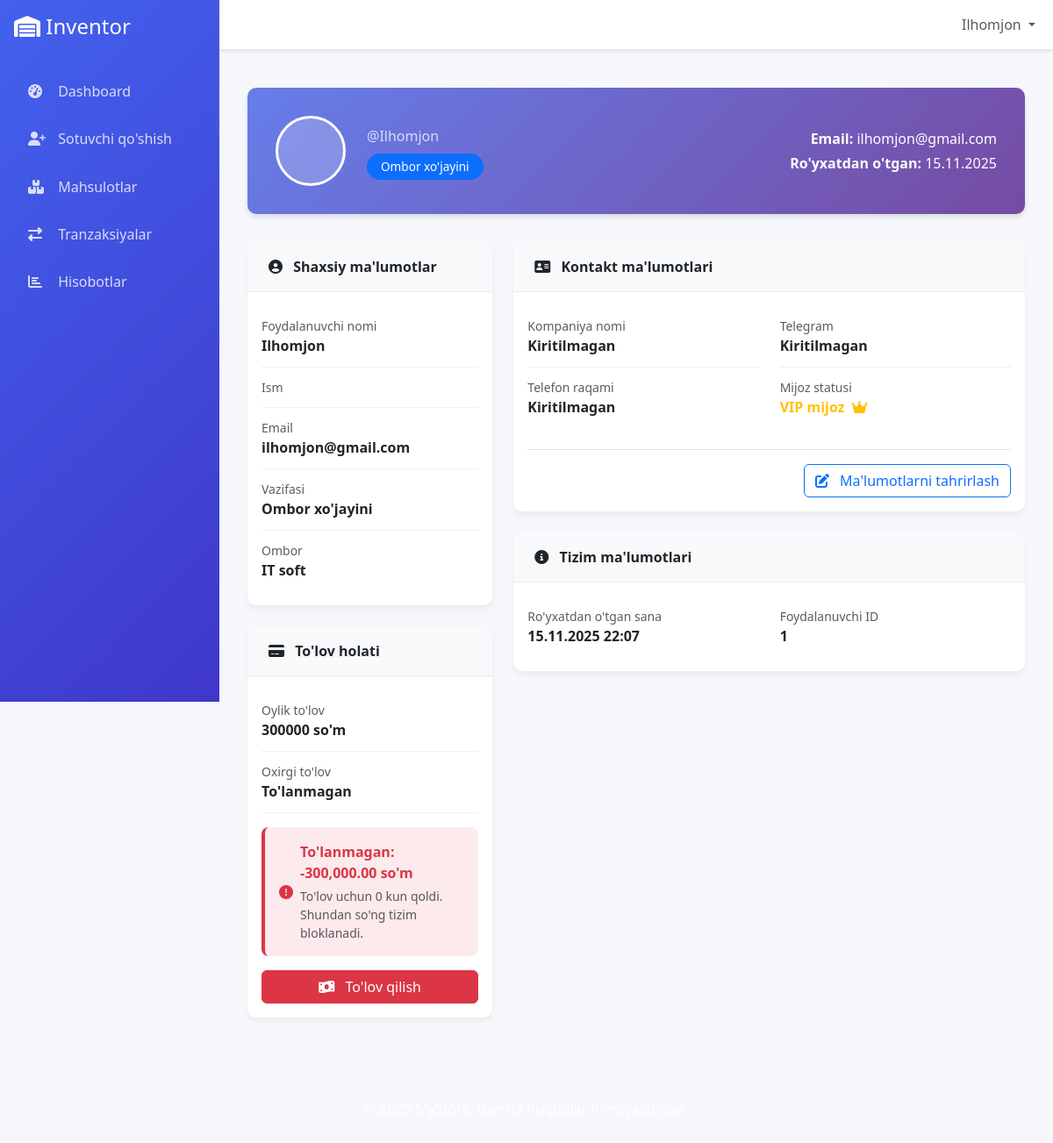
The app's page /profile/ (signed in), older data.
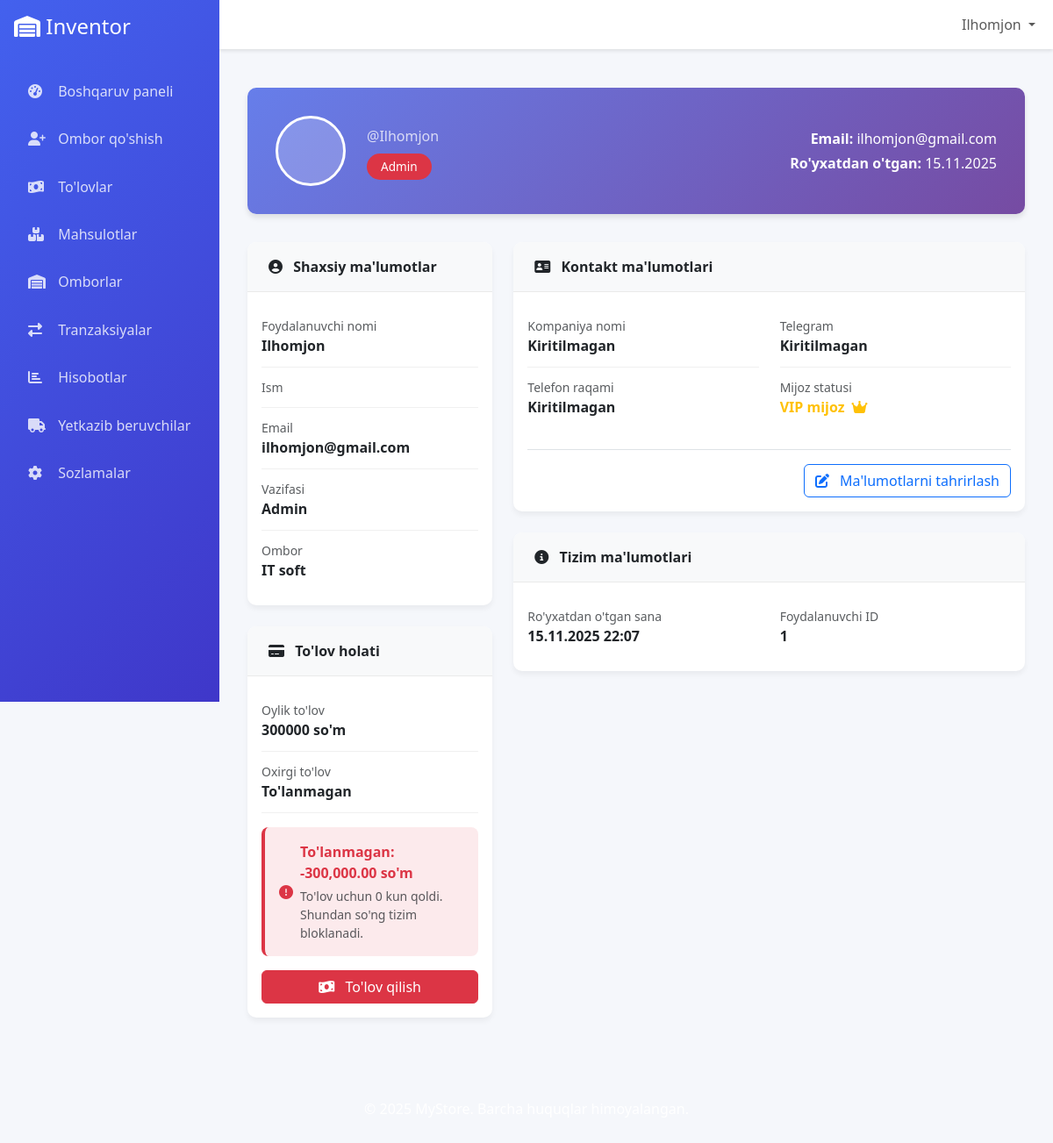
The same page, newer data.
### users/models.py (models this page shows, shortened)
class UserRole(models.Model):
    ROLE_CHOICES = (
        ('ADMIN', 'Admin'),
        ('WAREHOUSE_MANAGER', 'Ombor xo\'jayini'),
        ('SELLER', 'Sotuvchi'),
    )
    user = models.OneToOneField(User, on_delete=models.CASCADE)
    role = models.CharField(max_length=20, choices=ROLE_CHOICES)
    warehouse = models.ForeignKey('inventor.Warehouse', on_delete=models.CASCADE, null=True, blank=True)
    created_at = models.DateTimeField(auto_now_add=True)

class UserProfile(models.Model):
    user = models.OneToOneField(User, on_delete=models.CASCADE)
    company_name = models.CharField(max_length=200, blank=True)
    phone = models.CharField(max_length=20, blank=True)
    telegram = models.CharField(max_length=100, blank=True)
    is_vip = models.BooleanField(default=False)
    monthly_payment = models.DecimalField(max_digits=10, decimal_places=2, default=300000)
    last_payment_date = models.DateTimeField(null=True, blank=True)
    is_blocked = models.BooleanField(default=False)
    created_at = models.DateTimeField(auto_now_add=True)
    def is_payment_due(self):
        if not self.last_payment_date:
            return True
        return timezone.now() > self.last_payment_date + timedelta(days=31)
    def days_until_block(self):
        if not self.last_payment_date:
            return 0
        days_passed = (timezone.now() - self.last_payment_date).days
        return max(0, 33 - days_passed)
    def get_payment_status(self):
        if self.is_payment_due():
            return {
                'status': 'due',
                'message': f"To'lanmagan: -{self.monthly_payment:,} so'm",
                'amount_due': -self.monthly_payment
            }
        else:
            return {
                'status': 'paid',
                'message': f"To'langan: 0 so'm",
                'amount_due': 0
            }

### inventor/models.py (models this page shows, shortened)
class Warehouse(models.Model):
    name = models.CharField(max_length=100)
    location = models.CharField(max_length=200)
    created_at = models.DateTimeField(auto_now_add=True)

### users/views.py (the view)
# urls.py: path('profile/', views.profile_view, name='profile'),
@login_required
def profile_view(request):
    try:
        profile = UserProfile.objects.get(user=request.user)
        role = UserRole.objects.get(user=request.user)
        payment_status = profile.get_payment_status()
        debts = []
        if role.role == 'SELLER':
            debts = Debt.objects.filter(
                seller=request.user,
                status__in=['PENDING', 'PARTIAL']
            ).select_related('product') # Optimizing query to get product name
    except UserProfile.DoesNotExist:
        profile = None
        payment_status = {'status': 'error', 'message': "Profil topilmadi."}
        debts = []
    except UserRole.DoesNotExist:
        role = None
    context = {
        'user': request.user,
        'profile': profile,
        'role': role,
        'payment_status': payment_status,
        'debts': debts,
    }
    return render(request, 'users/profile.html', context)

### templates/users/profile.html (shortened to what this page needs)
{% extends 'base.html' %}
{% block content %}
<div class="container-fluid py-4">
    <div class="profile-header">
        <div class="row align-items-center">
            <div class="col-md-8">
                <div class="d-flex align-items-center">
                    <div class="user-avatar-large me-4">
                    </div>
                    <div>
                        <p class="mb-0 opacity-75">@{{ user.username }}</p>
                        {% if role %}
                        <span class="badge status-badge mt-2
                            {% if role.role == 'ADMIN' %}bg-danger
                            {% elif role.role == 'WAREHOUSE_MANAGER' %}bg-primary
                            {% else %}bg-success{% endif %}">
                            {{ role.get_role_display }}
                        </span>
                        {% endif %}
                    </div>
                </div>
            </div>
            <div class="col-md-4 text-md-end">
                <p class="mb-1"><strong>Email:</strong> {{ user.email }}</p>
                {% if role %}
                <p class="mb-0"><strong>Ro'yxatdan o'tgan:</strong> {{ role.created_at|date:"d.m.Y" }}</p>
                {% endif %}
            </div>
        </div>
    </div>
    <div class="row">
        <div class="col-lg-4">
            <div class="card card-profile">
                <div class="card-header card-header-custom">
                    <i class="fas fa-user-circle me-2"></i> Shaxsiy ma'lumotlar
                </div>
                <div class="card-body">
                    <div class="info-item">
                        <div class="text-muted small">Foydalanuvchi nomi</div>
                        <div class="fw-bold">{{ user.username }}</div>
                    </div>
                    <div class="info-item">
                        <div class="text-muted small">Ism</div>
                    </div>
                    <div class="info-item">
                        <div class="text-muted small">Email</div>
                        <div class="fw-bold">{{ user.email }}</div>
                    </div>
                    {% if role %}
                    <div class="info-item">
                        <div class="text-muted small">Vazifasi</div>
                        <div class="fw-bold">{{ role.get_role_display }}</div>
                    </div>
                    {% if role.warehouse %}
                    <div class="info-item">
                        <div class="text-muted small">Ombor</div>
                        <div class="fw-bold">{{ role.warehouse.name }}</div>
                    </div>
                    {% endif %}
                    {% endif %}
                </div>
            </div>
            {% if profile %}
            <div class="card card-profile">
                <div class="card-header card-header-custom">
                    <i class="fas fa-credit-card me-2"></i> To'lov holati
                </div>
                <div class="card-body">
                    <div class="info-item">
                        <div class="text-muted small">Oylik to'lov</div>
                        <div class="fw-bold">{{ profile.monthly_payment|floatformat:0|default:"Noma'lum" }} so'm</div>
                    </div>
                    <div class="info-item">
                        <div class="text-muted small">Oxirgi to'lov</div>
                        <div class="fw-bold">{{ profile.last_payment_date|date:"d.m.Y"|default:"To'lanmagan" }}</div>
                    </div>
                    <div class="payment-status mt-3
                        {% if payment_status.status == 'due' %}bg-danger bg-opacity-10 border-danger
                        {% else %}bg-success bg-opacity-10 border-success{% endif %}">
                        <div class="d-flex align-items-center">
                            <i class="fas
                                {% if payment_status.status == 'due' %}fa-exclamation-circle text-danger
                                {% else %}fa-check-circle text-success{% endif %} me-2"></i>
                            <div>
                                <p class="fw-bold mb-1
                                    {% if payment_status.status == 'due' %}text-danger
                                    {% else %}text-success{% endif %}">
                                    {{ payment_status.message }}
                                </p>
                                {% if payment_status.status == 'due' %}
                                {% with days_left=profile.days_until_block %}
                                <p class="small mb-0 text-muted">
                                    To'lov uchun {{ days_left }} kun qoldi. Shundan so'ng tizim bloklanadi.
                                </p>
                                {% endwith %}
                                {% endif %}
                            </div>
                        </div>
                    </div>
                    {% if payment_status.status == 'due' %}
                    <button class="btn btn-danger w-100 mt-3">
                        <i class="fas fa-money-bill-wave me-2"></i> To'lov qilish
                    </button>
                    {% endif %}
                </div>
            </div>
            {% endif %}
        </div>
        <div class="col-lg-8">
            {% if profile %}
            <div class="card card-profile mb-4">
                <div class="card-header card-header-custom">
                    <i class="fas fa-address-card me-2"></i> Kontakt ma'lumotlari
                </div>
                <div class="card-body">
                    <div class="row">
                        <div class="col-md-6">
                            <div class="info-item">
                                <div class="text-muted small">Kompaniya nomi</div>
                                <div class="fw-bold">{{ profile.company_name|default:"Kiritilmagan" }}</div>
                            </div>
                            <div class="info-item">
                                <div class="text-muted small">Telefon raqami</div>
                                <div class="fw-bold">{{ profile.phone|default:"Kiritilmagan" }}</div>
                            </div>
                        </div>
                        <div class="col-md-6">
                            <div class="info-item">
                                <div class="text-muted small">Telegram</div>
                                <div class="fw-bold">{{ profile.telegram|default:"Kiritilmagan" }}</div>
                            </div>
                            <div class="info-item">
                                <div class="text-muted small">Mijoz statusi</div>
                                <div class="d-flex align-items-center">
                                    <span class="fw-bold {% if profile.is_vip %}text-warning{% else %}text-muted{% endif %}">
                                        {% if profile.is_vip %}VIP mijoz{% else %}Oddiy mijoz{% endif %}
                                    </span>
                                    {% if profile.is_vip %}
                                    <i class="fas fa-crown text-warning ms-2"></i>
                                    {% endif %}
                                </div>
                            </div>
                        </div>
                    </div>
                    <div class="mt-4 pt-3 border-top text-end">
                        <button class="btn btn-outline-primary">
                            <i class="fas fa-edit me-2"></i> Ma'lumotlarni tahrirlash
                        </button>
                    </div>
                </div>
            </div>
            {% endif %}
            {% if role %}
            <div class="card card-profile mt-4">
                <div class="card-header card-header-custom">
                    <i class="fas fa-info-circle me-2"></i> Tizim ma'lumotlari
                </div>
                <div class="card-body">
                    <div class="row">
                        <div class="col-md-6">
                            <div class="info-item">
                                <div class="text-muted small">Ro'yxatdan o'tgan sana</div>
                                <div class="fw-bold">{{ role.created_at|date:"d.m.Y H:i" }}</div>
                            </div>
                        </div>
                        <div class="col-md-6">
                            <div class="info-item">
                                <div class="text-muted small">Foydalanuvchi ID</div>
                                <div class="fw-bold">{{ user.id }}</div>
                            </div>
                        </div>
                    </div>
                </div>
            </div>
            {% endif %}
        </div>
    </div>
</div>
{% endblock %}

### templates/includes/header.html (shortened to what this page needs)
<div class="sidebar">
    <div class="p-3">
        <h4 class="text-white mb-0">
            <i class="fas fa-warehouse"></i>
            <span class="sidebar-brand-text">Inventor</span>
        </h4>
    </div>
    <nav class="nav flex-column p-3">
        {% if user.is_authenticated %}
            {% if user.userrole.role == 'ADMIN' %}
                <a class="nav-link {% if request.resolver_match.url_name == 'admin_dashboard' %}active{% endif %}" href="{% url 'users:admin_dashboard' %}">
                    <i class="fas fa-tachometer-alt"></i>
                    <span>Boshqaruv paneli</span>
                </a>
                <a class="nav-link" href="{% url 'users:create_warehouse_manager' %}">
                    <i class="fas fa-user-plus"></i>
                    <span>Ombor qo'shish</span>
                </a>
                <a class="nav-link" href="{% url 'users:payment_management' %}">
                    <i class="fas fa-money-bill-wave"></i>
                    <span>To'lovlar</span>
                </a>
            {% elif user.userrole.role == 'WAREHOUSE_MANAGER' %}
                <a class="nav-link {% if request.resolver_match.url_name == 'warehouse_manager_dashboard' %}active{% endif %}" href="{% url 'users:warehouse_manager_dashboard' %}">
                    <i class="fas fa-tachometer-alt"></i>
                    <span>Dashboard</span>
                </a>
                <a class="nav-link" href="{% url 'users:create_seller' %}">
                    <i class="fas fa-user-plus"></i>
                    <span>Sotuvchi qo'shish</span>
                </a>
            {% elif user.userrole.role == 'SELLER' %}
                <a class="nav-link {% if request.resolver_match.url_name == 'seller_dashboard' %}active{% endif %}" href="{% url 'users:seller_dashboard' %}">
                    <i class="fas fa-tachometer-alt"></i>
                    <span>Dashboard</span>
                </a>
            {% endif %}
            <a class="nav-link" href="{% url 'products:product_list' %}">
                <i class="fas fa-boxes"></i>
                <span>Mahsulotlar</span>
            </a>
            {% if user.userrole.role == 'ADMIN' %}
            <a class="nav-link" href="{% url 'inventor:warehouse_list' %}">
                <i class="fas fa-warehouse"></i>
                <span>Omborlar</span>
            </a>
            {% endif %}
            <a class="nav-link" href="{% url 'inventor:transaction_history' %}">
                <i class="fas fa-exchange-alt"></i>
                <span>Tranzaksiyalar</span>
            </a>
            <a class="nav-link" href="{% url 'inventor:report_list' %}">
                <i class="fas fa-chart-bar"></i>
                <span>Hisobotlar</span>
            </a>
            {% if user.userrole.role == 'ADMIN' %}
                <a class="nav-link" href="{% url 'inventor:supplier_list' %}">
                    <i class="fas fa-truck"></i>
                    <span>Yetkazib beruvchilar</span>
                </a>
            {% endif %}
            {% if user.userrole.role == 'ADMIN' %}
                <a class="nav-link" href="{% url 'inventor:settings_update' %}">
                    <i class="fas fa-cog"></i>
                    <span>Sozlamalar</span>
                </a>
            {% endif %}
        {% endif %}
    </nav>
</div>
<nav class="navbar navbar-expand-lg navbar-custom">
    <div class="container-fluid">
        <div class="collapse navbar-collapse" id="navbarContent">
            <ul class="navbar-nav ms-auto mb-2 mb-lg-0">
                {% if user.is_authenticated %}
                    <li class="nav-item dropdown">
                        <a class="nav-link dropdown-toggle" href="#" id="navbarDropdown" role="button" data-bs-toggle="dropdown">
                            {{ user.username }}
                        </a>
                    </li>
                {% else %}
                    <li class="nav-item">
                        <a class="nav-link" href="{% url 'users:login' %}">Kirish</a>
                    </li>
                {% endif %}
            </ul>
        </div>
    </div>
</nav>

Row changes from the older to the newer data that the page shows:
changed UserRole "IT soft": role "Ombor xo'jayini" → "Admin"
Text that changed along with them:
text no longer shown: "Dashboard Sotuvchi qo'shish"
text now shown: "Boshqaruv paneli Ombor qo'shish To'lovlar Omborlar Yetkazib beruvchilar Sozlamalar"
